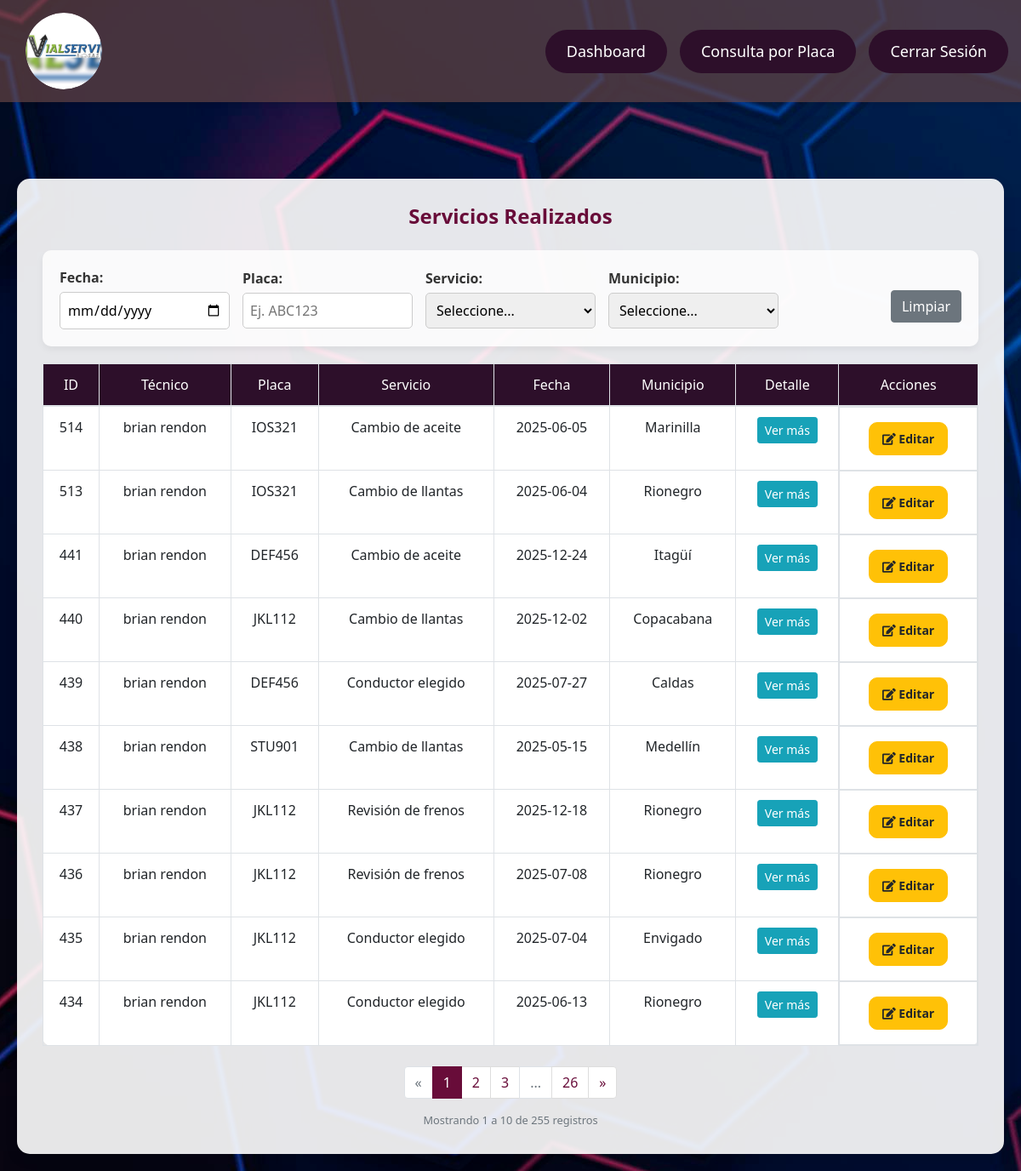
/consulta_general.php (signed in), run on an earlier commit of the app's database.
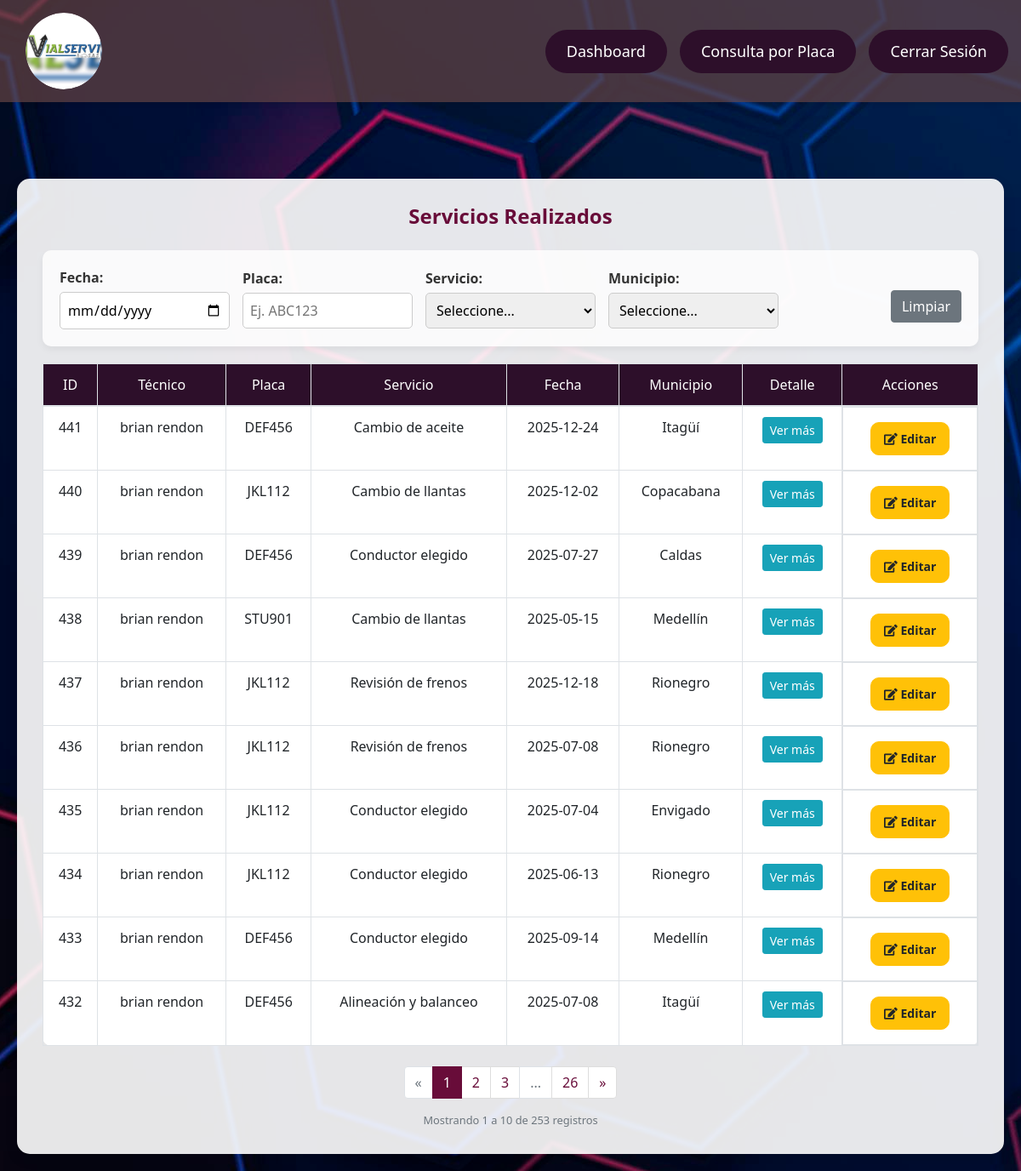
And on a later commit of the database.
### tables this page shows
CREATE TABLE `servicios_realizados` (
  `Servicio_Realizado_id` int(11) NOT NULL,
  `Cedula_Empleado_id_Servicios_Realizados` int(11) DEFAULT NULL,
  `Vehiculo_id_Servicios_Realizados` varchar(20) DEFAULT NULL,
  `Servicio_id_Servicios_Realizados` int(11) DEFAULT NULL,
  `Fecha` date DEFAULT NULL,
  `municipio` int(11) DEFAULT 11,
  `Ubicación` varchar(255) DEFAULT NULL,
  `Novedades` text DEFAULT NULL,
  `Fotos` text DEFAULT NULL,
  `Detalle_Servicio` text DEFAULT NULL,
  `Custodia_Servicio` text DEFAULT NULL,
  `Facturación_Separada` tinyint(1) DEFAULT NULL
);

CREATE TABLE `servicios` (
  `Servicio_id` int(11) NOT NULL,
  `Nombre_Servicio` varchar(100) NOT NULL,
  `Descripción` varchar(255) DEFAULT NULL
);

CREATE TABLE `municipios` (
  `id` int(11) NOT NULL,
  `nombre` varchar(100) NOT NULL
);

### validPermissions.php (called while the page is built, shortened)
<?php
function usuarioTienePermiso($usuarioId, $permisoNombre, $conexion) {
    $sql = "
        SELECT p.nombre
        FROM empleados e
        JOIN roles r ON e.rol_id = r.id
        JOIN rol_permisos rp ON r.id = rp.rol_id
        JOIN permisos p ON rp.permiso_id = p.id
        WHERE e.Cedula_Empleado_id = ? AND p.nombre = ?
    ";
    $stmt = $conexion->prepare($sql);
    $stmt->bind_param("is", $usuarioId, $permisoNombre);
    $stmt->execute();
    return $stmt->get_result()->fetch_assoc() !== null;
}
?>

### consulta_general.php (the view, shortened to what the changed rows need)
<?php
include('validPermissions.php');
include('header.php');
require_once 'config.php';
$usuarioId = $_SESSION['cedula'];
$usuarioPuedeEditar = usuarioTienePermiso($_SESSION['cedula'], 'actualizar_servicio', $conn);
$usuarioPuedeEliminar = usuarioTienePermiso($_SESSION['cedula'], 'eliminar_servicio', $conn);
$mostrarAcciones = $usuarioPuedeEditar || $usuarioPuedeEliminar;
$es_tecnico = false;
$sql_rol = "SELECT Rol_id as rol FROM empleados WHERE Cedula_Empleado_id = ?";
$stmt_rol = $conn->prepare($sql_rol);
if ($stmt_rol) {
    $stmt_rol->bind_param("s", $usuarioId);
    $stmt_rol->execute();
    $resultado_rol = $stmt_rol->get_result();
    if ($fila_rol = $resultado_rol->fetch_assoc()) {
        $es_tecnico = ($fila_rol['rol'] == 2);
    }
} else {
    echo "Error preparando la consulta: " . $conn->error;
}
$filtro_cedula = isset($_GET['cedula']) ? $_GET['cedula'] : '';
if ($es_tecnico) {
    $filtro_cedula = $usuarioId;
}
$sql = "
    SELECT
        sr.Servicio_Realizado_id,
        sr.Cedula_Empleado_id_Servicios_Realizados,
        CONCAT(e.Nombre, ' ', e.Apellido) as nombre_tecnico,
        sr.Vehiculo_id_Servicios_Realizados,
        s.Nombre_Servicio,
        sr.Fecha,
        m.nombre as nombre_municipio,
        sr.Ubicación,
        sr.Novedades,
        sr.Fotos,
        sr.Detalle_Servicio,
        sr.Custodia_Servicio
    FROM servicios_realizados sr
    JOIN servicios s ON sr.Servicio_id_Servicios_Realizados = s.Servicio_id
    JOIN municipios m ON sr.municipio = m.id
    LEFT JOIN empleados e ON sr.Cedula_Empleado_id_Servicios_Realizados = e.Cedula_Empleado_id
    WHERE 1 = 1
";
if ($es_tecnico) {
    $sql .= " AND sr.Cedula_Empleado_id_Servicios_Realizados = '" . $usuarioId . "'";
}
else if (!empty($filtro_cedula)) {
    $sql .= " AND sr.Cedula_Empleado_id_Servicios_Realizados = '" . $filtro_cedula . "'";
}
$registros_por_pagina = 10;
$pagina_actual = isset($_GET['pagina']) ? intval($_GET['pagina']) : 1;
$offset = ($pagina_actual - 1) * $registros_por_pagina;
$sql_count = "
    SELECT COUNT(*) as total
    FROM servicios_realizados sr
    JOIN servicios s ON sr.Servicio_id_Servicios_Realizados = s.Servicio_id
    JOIN municipios m ON sr.municipio = m.id
    LEFT JOIN empleados e ON sr.Cedula_Empleado_id_Servicios_Realizados = e.Cedula_Empleado_id
    WHERE 1 = 1
";
if ($es_tecnico) {
    $sql_count .= " AND sr.Cedula_Empleado_id_Servicios_Realizados = '" . $usuarioId . "'";
} else if (!empty($filtro_cedula)) {
    $sql_count .= " AND sr.Cedula_Empleado_id_Servicios_Realizados = '" . $filtro_cedula . "'";
}
$result_count = $conn->query($sql_count);
$row_count = $result_count->fetch_assoc();
$total_registros = $row_count['total'];
$total_paginas = ceil($total_registros / $registros_por_pagina);
$sql .= " ORDER BY sr.Servicio_Realizado_id DESC LIMIT $registros_por_pagina OFFSET $offset";
function construirUrlPaginacion($pagina) {
    global $filtro_cedula, $filtro_fecha, $filtro_placa, $filtro_servicio, $filtro_municipio;
    $url = $_SERVER['PHP_SELF'] . '?pagina=' . $pagina;
    if (!empty($filtro_cedula)) $url .= '&cedula=' . $filtro_cedula;
    return $url;
}
$result = $conn->query($sql);
?>
<!DOCTYPE html>
<html lang="es">
<head>
    <link href="https://stackpath.bootstrapcdn.com/bootstrap/4.5.2/css/bootstrap.min.css" rel="stylesheet">
    <link rel="stylesheet" href="https://cdnjs.cloudflare.com/ajax/libs/font-awesome/5.15.4/css/all.min.css">
</head>
<body>
    <div class="main-content">
        <div class="container">
            <h2>Servicios Realizados</h2>
            <table class="table table-bordered">
                <thead>
                    <tr>
                        <th>ID</th>
                        <th>Técnico</th>
                        <th>Placa</th>
                        <th>Servicio</th>
                        <th>Fecha</th>
                        <th>Municipio</th>
                        <th>Detalle</th>
                        <?php if ($mostrarAcciones) { ?>
                            <th>Acciones</th> <?php } ?>
                    </tr>
                </thead>
                <tbody>
                    <?php
                    if ($result->num_rows > 0) {
                        while ($row = $result->fetch_assoc()) {
                            echo "<tr id='row-" . $row['Servicio_Realizado_id'] . "'>";
                            echo "<td>" . $row['Servicio_Realizado_id'] . "</td>";
                            echo "<td>" . ($row['nombre_tecnico'] ?? 'No asignado') . "</td>";
                            echo "<td>" . $row['Vehiculo_id_Servicios_Realizados'] . "</td>";
                            echo "<td>" . $row['Nombre_Servicio'] . "</td>";
                            echo "<td>" . $row['Fecha'] . "</td>";
                            echo "<td>" . $row['nombre_municipio'] . "</td>";
                            echo "<td>";
                            echo "<button class='btn btn-info btn-sm' onclick='toggleDetails(" . $row['Servicio_Realizado_id'] . ")'>Ver más</button>";
                            echo "</td>";
                            if ($mostrarAcciones) {
                                echo "<td class='action-buttons'>";
                                if ($usuarioPuedeEditar) {
                                    echo "<a href='editar_servicio_realizado.php?id=" . $row['Servicio_Realizado_id'] . "' class='btn btn-warning btn-sm' data-no-warning><i class='fas fa-edit'></i> Editar</a> ";
                                }
                                echo "</td>";
                            }
                            echo "</tr>";
                        }
                    } else {
                        echo "<tr><td colspan='".($mostrarAcciones ? '8' : '7')."'>No se encontraron registros</td></tr>";
                    }
                    ?>
                </tbody>
            </table>
            <?php if ($total_paginas > 1): ?>
            <div class="paginacion-container mt-4">
                <nav aria-label="Navegación de páginas">
                    <ul class="pagination justify-content-center">
                        <li class="page-item <?= ($pagina_actual <= 1) ? 'disabled' : '' ?>">
                            <a class="page-link" href="<?= construirUrlPaginacion($pagina_actual - 1) ?>" data-no-warning aria-label="Anterior">
                                <span aria-hidden="true">&laquo;</span>
                            </a>
                        </li>
                        <?php
                        $rango = 2;
                        $inicio_rango = max(1, $pagina_actual - $rango);
                        $fin_rango = min($total_paginas, $pagina_actual + $rango);
                        for ($i = $inicio_rango; $i <= $fin_rango; $i++) {
                            echo '<li class="page-item ' . ($i == $pagina_actual ? 'active' : '') . '">
                                    <a class="page-link" href="' . construirUrlPaginacion($i) . '" data-no-warning>' . $i . '</a>
                                  </li>';
                        }
                        if ($fin_rango < $total_paginas) {
                            if ($fin_rango < $total_paginas - 1) {
                                echo '<li class="page-item disabled"><a class="page-link">...</a></li>';
                            }
                            echo '<li class="page-item"><a class="page-link" href="' . construirUrlPaginacion($total_paginas) . '" data-no-warning>' . $total_paginas . '</a></li>';
                        }
                        ?>
                        <li class="page-item <?= ($pagina_actual >= $total_paginas) ? 'disabled' : '' ?>">
                            <a class="page-link" href="<?= construirUrlPaginacion($pagina_actual + 1) ?>" data-no-warning aria-label="Siguiente">
                                <span aria-hidden="true">&raquo;</span>
                            </a>
                        </li>
                    </ul>
                </nav>
                <div class="text-center text-muted small">
                    Mostrando <?= min(($pagina_actual - 1) * $registros_por_pagina + 1, $total_registros) ?>
                    a <?= min($pagina_actual * $registros_por_pagina, $total_registros) ?>
                    de <?= $total_registros ?> registros
                </div>
            </div>
            <?php endif; ?>
        </div>
    </div>
</body>
</html>

What changed in the data, as far as the page shows it:
removed servicios_realizados: Servicio_Realizado_id "514", nombre_tecnico "brian rendon", Vehiculo_id_Servicios_Realizados "IOS321", Servicio_id_Servicios_Realizados.Nombre_Servicio "Cambio de aceite", Fecha "2025-06-05", municipio.nombre "Marinilla"
removed servicios_realizados: Servicio_Realizado_id "513", nombre_tecnico "brian rendon", Vehiculo_id_Servicios_Realizados "IOS321", Servicio_id_Servicios_Realizados.Nombre_Servicio "Cambio de llantas", Fecha "2025-06-04", municipio.nombre "Rionegro"
now on this page (row edited): servicios_realizados: Servicio_Realizado_id "433", nombre_tecnico "brian rendon", Vehiculo_id_Servicios_Realizados "DEF456", Servicio_id_Servicios_Realizados.Nombre_Servicio "Conductor elegido", Fecha "2025-09-14", municipio.nombre "Medellín"
now on this page (row edited): servicios_realizados: Servicio_Realizado_id "432", nombre_tecnico "brian rendon", Vehiculo_id_Servicios_Realizados "DEF456", Servicio_id_Servicios_Realizados.Nombre_Servicio "Alineación y balanceo", Fecha "2025-07-08", municipio.nombre "Itagüí"
Also different on the page:
$total_registros: "255" → "253"
